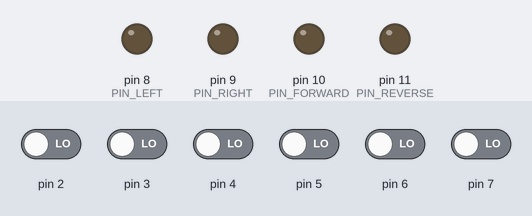
The sketch below on a simulated Arduino Uno, built with avr-gcc and run on an emulated ATmega328P. Parts: output pins drawn as LEDs (lit = HIGH). Inputs (shaded band) come from the test bench; at power-on: pin 2–7 LOW. What the sketch prints to the serial monitor is not drawn.

Above: at 0.15 s.
Timing chart, 0 to 1.8 s (numbered marks = the images above):
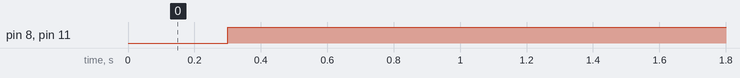

The sketch:

rover_control.ino
```cpp
/**
 * Arduino sketch controlling EMF rover.
 *
 * Detects signals from HK 6ch transceiver, activates relays to turn on/off
 * higher voltage steering and drive circuits.
 *
 * @author Dave Kimber <lordkimber@gmail.com> <https://github.com/Kimbsy>
 */

#define PIN_LEFT 8
#define PIN_RIGHT 9
#define PIN_FORWARD 10
#define PIN_REVERSE 11

long sigVals[] = {0, 0, 0, 0, 0, 0};

long min_steer = 99999;
long max_steer = 0;
long min_drive = 99999;
long max_drive = 0;

void setup()
{
    // Pins 2 through 7 connected to receiver.
    pinMode(2, INPUT);
    pinMode(3, INPUT);
    pinMode(4, INPUT);
    pinMode(5, INPUT);
    pinMode(6, INPUT);
    pinMode(7, INPUT);

    // Pins 8 through 11 conected to relays.
    pinMode(PIN_LEFT, OUTPUT);
    pinMode(PIN_RIGHT, OUTPUT);
    pinMode(PIN_FORWARD, OUTPUT);
    pinMode(PIN_REVERSE, OUTPUT);

    Serial.begin(9600);
}

void loop()
{
    // Get channel values.
    sigVals[0] = pulseIn(2, INPUT, 50000);
    sigVals[1] = pulseIn(3, INPUT, 50000);
    sigVals[2] = pulseIn(4, INPUT, 50000);
    sigVals[3] = pulseIn(5, INPUT, 50000);
    sigVals[4] = pulseIn(6, INPUT, 50000);
    sigVals[5] = pulseIn(7, INPUT, 50000);

    // sigVals[0] represents white wire channel (6?) used for steering.
    long steer = sigVals[0];
    if (steer < min_steer) {
        min_steer = steer;
    }
    if (steer > max_steer) {
        max_steer = steer;
    }

    // sigVals[2] represents purple wire channel (2?) used for drive.
    long drive = sigVals[2];
    if (drive < min_drive) {
        min_drive = drive;
    }
    if (drive > max_drive) {
        max_drive = drive;
    }

    // Normalize received values.
    int normalized_steer = map(steer, min_steer, max_steer, 0, 255);
    int normalized_drive = map(drive, min_drive, max_drive, 0, 255);

    // Decide between LEFT|RIGHT|NEITHER
    if (normalized_steer > 180) {
        // Turn more right.
        Serial.println("RIGHT");
        digitalWrite(PIN_LEFT, LOW);
        digitalWrite(PIN_RIGHT, HIGH);
    } else if (normalized_steer < 80) {
        // Turn more left.
        Serial.println("LEFT");
        digitalWrite(PIN_RIGHT, LOW);
        digitalWrite(PIN_LEFT, HIGH);
    } else {
        // Don't change.
        digitalWrite(PIN_RIGHT, LOW);
        digitalWrite(PIN_LEFT, LOW);
    }

    // Decide between FORWARD|REVERSE|NEITHER
    if (normalized_drive > 180) {
        // Go forward.
        Serial.println("FORWARD");
        digitalWrite(PIN_REVERSE, LOW);
        digitalWrite(PIN_FORWARD, HIGH);
    } else if (normalized_drive < 80) {
        // Go backwards.
        Serial.println("REVERSE");
        digitalWrite(PIN_FORWARD, LOW);
        digitalWrite(PIN_REVERSE, HIGH);
    } else {
        // Don't drive.
        digitalWrite(PIN_FORWARD, LOW);
        digitalWrite(PIN_REVERSE, LOW);
    }

    // Allow min/max values to be reset from serial console.
    if (Serial.available() > 0) {
        char inChar = Serial.read();
        if (inChar == (int) 'r') {
            min_steer = 99999;
            max_steer = 0;
            min_drive = 99999;
            max_drive = 0;
        }
    }
}
```

Measured:
- by itself, pin 8 (PIN_LEFT), pin 11 (PIN_REVERSE): LOW → HIGH at 0.30 s
